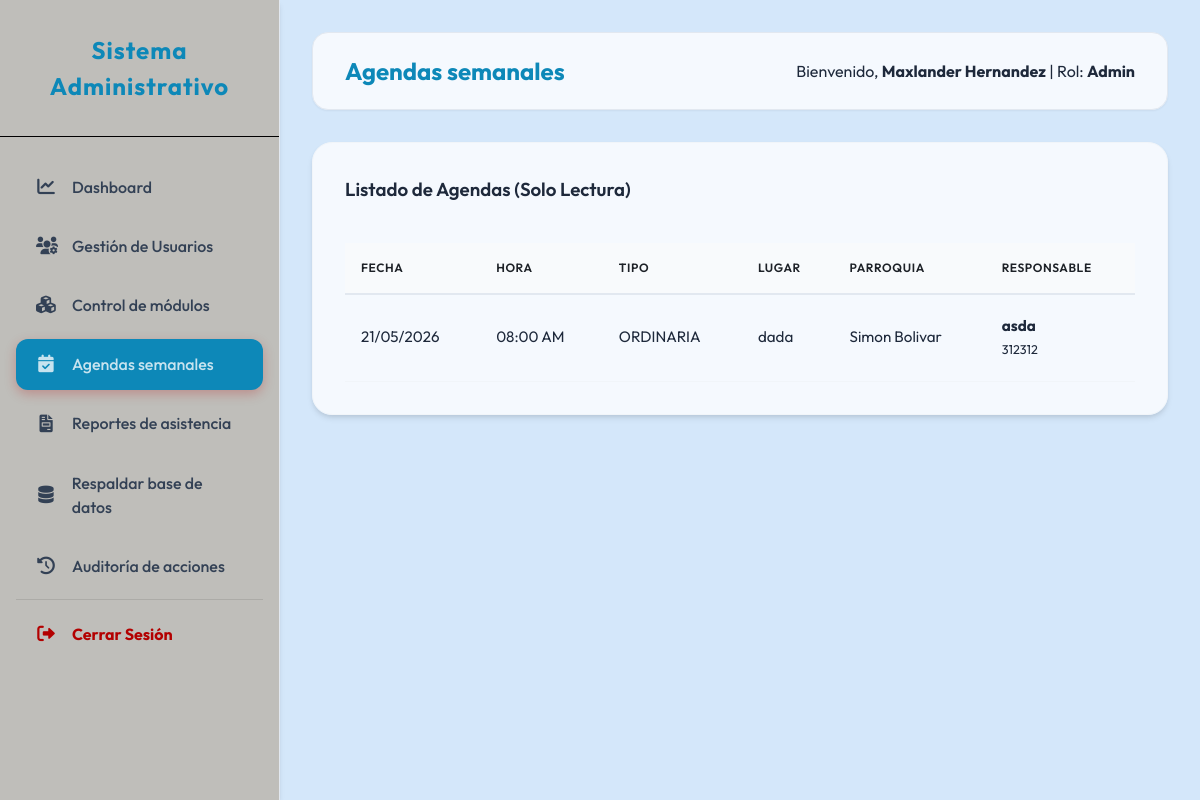
The page /visualizador/reuniones.php (signed in) on the database its author committed.
### tables this page shows
CREATE TABLE `reuniones` (
  `ID_REUNION` int(11) NOT NULL AUTO_INCREMENT,
  `FECHA` date NOT NULL,
  `HORA` time NOT NULL,
  `TIPO_REUNION` varchar(255) NOT NULL,
  `DESCRIPCION` varchar(100) DEFAULT NULL,
  `LUGAR` varchar(255) NOT NULL,
  `PARROQUIA` enum('Simon Bolivar','Once de Abril','Vista al Sol','Chirica','Dalla Costa','Cachamay','Universidad','Unare','Yocoima','Pozo Verde','5 de Julio') NOT NULL,
  `RESPONSABLE_NOMBRE` varchar(100) NOT NULL,
  `RESPONSABLE_CEDULA` varchar(20) NOT NULL,
  `RESPONSABLE_TELEFONO` varchar(15) NOT NULL,
  `CREADO_EN` timestamp NOT NULL DEFAULT current_timestamp(),
  `ESTADO` varchar(20) DEFAULT 'Programada',
  PRIMARY KEY (`ID_REUNION`)
);

### visualizador/reuniones.php (the view, shortened to what this page needs)
<?php
require_once __DIR__ . '/../includes/layout_header.php';
require_once __DIR__ . '/../config/database.php';
$query = "SELECT * FROM REUNIONES ORDER BY FECHA DESC, HORA DESC";
$stmt = $pdo->query($query);
$reuniones = $stmt->fetchAll();
?>
<div class="card">
    <div style="display: flex; justify-content: space-between; align-items: center; margin-bottom: 1rem;">
        <h3>Listado de Agendas (Solo Lectura)</h3>
    </div>
    <table>
        <thead>
            <tr>
                <th>Fecha</th>
                <th>Hora</th>
                <th>Tipo</th>
                <th>Lugar</th>
                <th>Parroquia</th>
                <th>Responsable</th>
            </tr>
        </thead>
        <tbody>
            <?php foreach ($reuniones as $r): ?>
            <tr>
                <td data-label="Fecha"><?php echo date('d/m/Y', strtotime($r['FECHA'])); ?></td>
                <td data-label="Hora"><?php echo date('h:i A', strtotime($r['HORA'])); ?></td>
                <td data-label="Tipo"><?php echo $r['TIPO_REUNION']; ?></td>
                <td data-label="Lugar"><?php echo $r['LUGAR']; ?></td>
                <td data-label="Parroquia"><?php echo $r['PARROQUIA']; ?></td>
                <td data-label="Responsable">
                    <strong><?php echo $r['RESPONSABLE_NOMBRE']; ?></strong><br>
                    <small><?php echo $r['RESPONSABLE_CEDULA']; ?></small>
                </td>
            </tr>
            <?php endforeach; ?>
        </tbody>
    </table>
</div>
<?php require_once __DIR__ . '/../includes/layout_footer.php'; ?>

### public/assets/css/style.css (style rules this page uses)
:root { --primary-color: #0d88b8; --secondary-color: #000000; --accent-blue: #5e74f0; --bg-color: #d4e7fafa; --sidebar-color: #add8ce; --sidebar-text: #334155; --text-main: #1e293b; --text-light: #1d2127; --white: #ffffffc4; --success: #00B300; --danger: #f18e96; --warning: #f59e0b; --shadow-sm: 0 1px 2px 0 rgba(0, 0, 0, 0.05); --shadow-md: 0 4px 6px -1px rgba(0, 0, 0, 0.1), 0 2px 4px -1px rgba(0, 0, 0, 0.06); --shadow-lg: 0 10px 15px -3px rgba(0, 0, 0, 0.1), 0 4px 6px -2px rgba(0, 0, 0, 0.05); }
* { margin: 0; padding: 0; box-sizing: border-box; }
body { font-family: 'Outfit', sans-serif; background-color: var(--bg-color); color: var(--text-main); line-height: 1.5; overflow-x: hidden; }
.card { background: var(--white); padding: 2rem; border-radius: 1.25rem; box-shadow: var(--shadow-md); margin-bottom: 2rem; border: 1px solid #f1f5f9; }
.card h3 { margin-bottom: 1.5rem; color: var(--text-main); font-weight: 600; display: flex; align-items: center; gap: 0.75rem; }
table { width: 100%; border-collapse: separate; border-spacing: 0; margin-top: 1rem; }
th { background-color: #f8fafc; color: var(--text-light); font-weight: 600; text-transform: uppercase; font-size: 0.75rem; letter-spacing: 0.05em; padding: 1rem; text-align: left; border-bottom: 2px solid #e2e8f0; }
td { padding: 1.25rem 1rem; border-bottom: 1px solid #f1f5f9; font-size: 0.95rem; }

### rows shown on the page
reuniones: FECHA "21/05/2026", HORA "08:00 AM", TIPO_REUNION "ORDINARIA", LUGAR "dada", PARROQUIA "Simon Bolivar", RESPONSABLE_NOMBRE "asda", RESPONSABLE_CEDULA "312312"

### other values the page prints
$title "Agendas semanales"
$_SESSION['user_name'] "Maxlander Hernandez"
$user_level "Admin"
